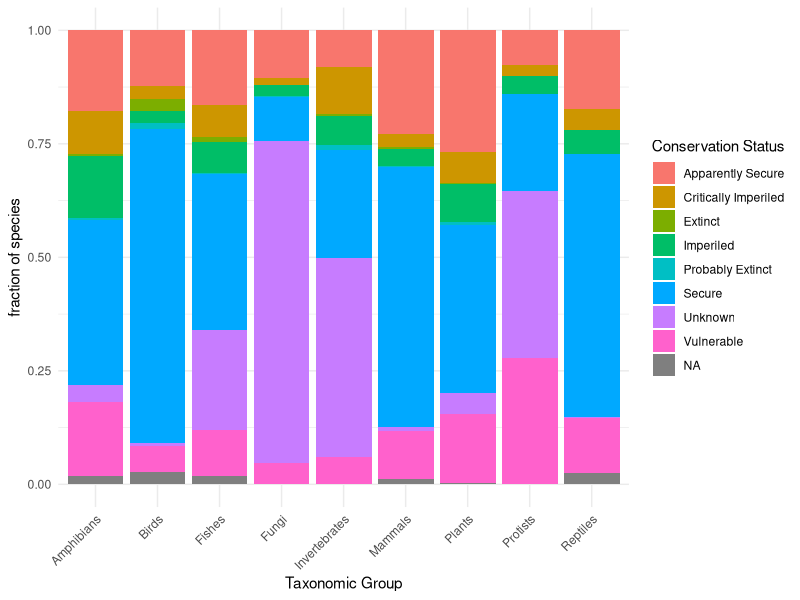
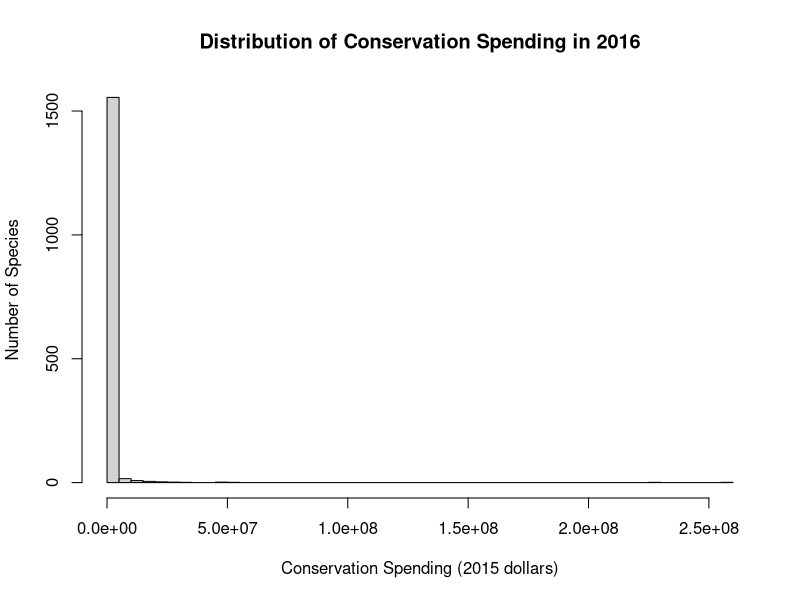

R code for these plots, in order:
## ---- chunk 1
library(knitr)
## ---- chunk 2
tab <- cbind(Name=c("speciesid", "speciesname", "taxon", "conservation status", "listed"), Description = c("unique ID", "scientific name", "Species group", "Conservation status in North America, according to   [NatureServe](https://www.natureserve.org/conservation-tools/conservation-rank-calculator): 1 = Critically Imperiled; 2 = Imperiled; 3 = Vulnerable; 4 = Apparently Secure; 5 = Secure; UNK = Unknown; Prob. Extinct = Probably Extinct; Extinct", "Is the species listed as threatened or endangered under the US Endangered Species Act: 0 = No; 1 = Yes"))

knitr::kable(tab, caption ='Table 1. Variables in "consevationdata.csv"' )
## ---- chunk 3
#Reading the conservation data into R
conservation <- read.csv("conservationdata.csv", stringsAsFactors = FALSE)

## ---- chunk 4
#Calculating the fraction of species listed under the Endangered Species Act with 'listed' (1= Yes, 0 = No)
fraction_listed <- mean(conservation$listed == 1, na.rm = TRUE)

#the amount of fraction of species under the Act, which is 0.0301353.
fraction_listed


## ---- chunk 5
#This code counts the number of species there are in each taxonomic group!
taxon_counts <- table(conservation$taxon)

# converting to a data.frame
taxon_df <-data.frame(taxon = names(taxon_counts),
                      count = as.numeric(taxon_counts))

# adding a third column for the fraction of the total species in the dataset 
taxon_df$fraction <- taxon_df$count / sum(taxon_df$count)

#making sure
taxon_df

## ---- chunk 6

#Creating a copy of the conservation status column
conservation$status_label <- conservation$conservation_status

#making everything into characters
conservation$status_label <- as.character(conservation$conservation_status)

#trim white space (since numeric code 2 does not want to be relabelled for some odd reason) to remove leading or trailing whitespaces from possible character string...
conservation$status_label <- trimws(conservation$status_label)


#Relabeling numeric codes to actual words/descriptive labels, starting with conservation status (above). 1 becomes Critically Impaired, 2 becomes Imperiled, 3 becomes Vulnerable, and 4 becomes Apparently Secure, and 5 becomes Secure.

conservation$status_label[conservation$status_label %in% c("1", 1)] <- "Critically Imperiled"
conservation$status_label[conservation$status_label %in% c("2", 2)] <- "Imperiled"
conservation$status_label[conservation$status_label %in% c("3", 3)] <- "Vulnerable"
conservation$status_label[conservation$status_label %in% c("4", 4)] <- "Apparently Secure"
conservation$status_label[conservation$status_label %in% c("5", 5)] <- "Secure"
conservation$status_label[conservation$status_label == "UNK"] <- "Unknown"
conservation$status_label[conservation$status_label == "Prob. Extinct"] <- "Probably Extinct"


#loading ggplot2 package 
library(ggplot2)

#ggplot initializes using the conservation data. Taxon is then mapped onto the x-axis of the plot and status_label organizes the bar colors. geom_bar creates stacked bar plots. labs is just adding axel labels and a legend title. theme_minimal () is added for better aesthetic.

ggplot(conservation, aes(x = taxon, fill = status_label)) +
  geom_bar(position = "fill") +
  labs (x ="Taxonomic Group", y = "fraction of species", 
        fill = "Conservation Status") + 
  theme_minimal() + theme(axis.text.x = element_text(angle=45,
                                                     hjust =1))


## ---- chunk 7
#reading in the data
spending <- read.csv("spendingdata.csv", stringsAsFactors = FALSE)

# subsetting data to only focus on observations from 2016 (essentially creates new dataframe)
spending_2016 <- subset(spending, Year == 2016)

#hist creates a distribution plot for conservation spending in 2016; breaks zooms out to see the skew, xlab is the x-axis label, and ylabel is the y-axis label.
hist(spending_2016$spending,
     breaks = 50,
     xlab = "Conservation Spending (2015 dollars)",
     ylab = "Number of Species",
     main = "Distribution of Conservation Spending in 2016")

## ---- chunk 8
#creates a new data frame after ordering species by spending (from largest to least)
top_spending_2016 <- spending_2016[order(spending_2016$spending, decreasing = TRUE), ]

#create another data frame for the top 3 species' IDs
top3_ids <- head(top_spending_2016$speciesid, 3)

#top 3 species IDs: 1632 4486 1684
top3_ids


## ---- chunk 9
#combines spending and conservation by species ID to create a dataframe with species name
spending_full <- merge(spending, conservation, by = "speciesid")

#creates a subset from the above merged data to only show the top 3 species in 2016
top3_species <- subset(spending_full,
                       Year == 2016 & speciesid %in% top3_ids)

#top 3 species names: "Oncorhynchus tshawytscha", "Oncorhynchus kisutch", " Oncorhynchus mykiss"
top3_species
## ---- chunk 10
#removes rows with zero spending (log of 0 = undefined)
spending_nonzero <- subset(spending_full, spending > 0)

#creates a new variable
spending_nonzero$log_spending <- log(spending_nonzero$spending)

## ---- chunk 11
#creates a linear regression of logged spending
spending_lm <- lm(log_spending ~ taxon, data = spending_nonzero)

#linear regression data
summary(spending_lm)


